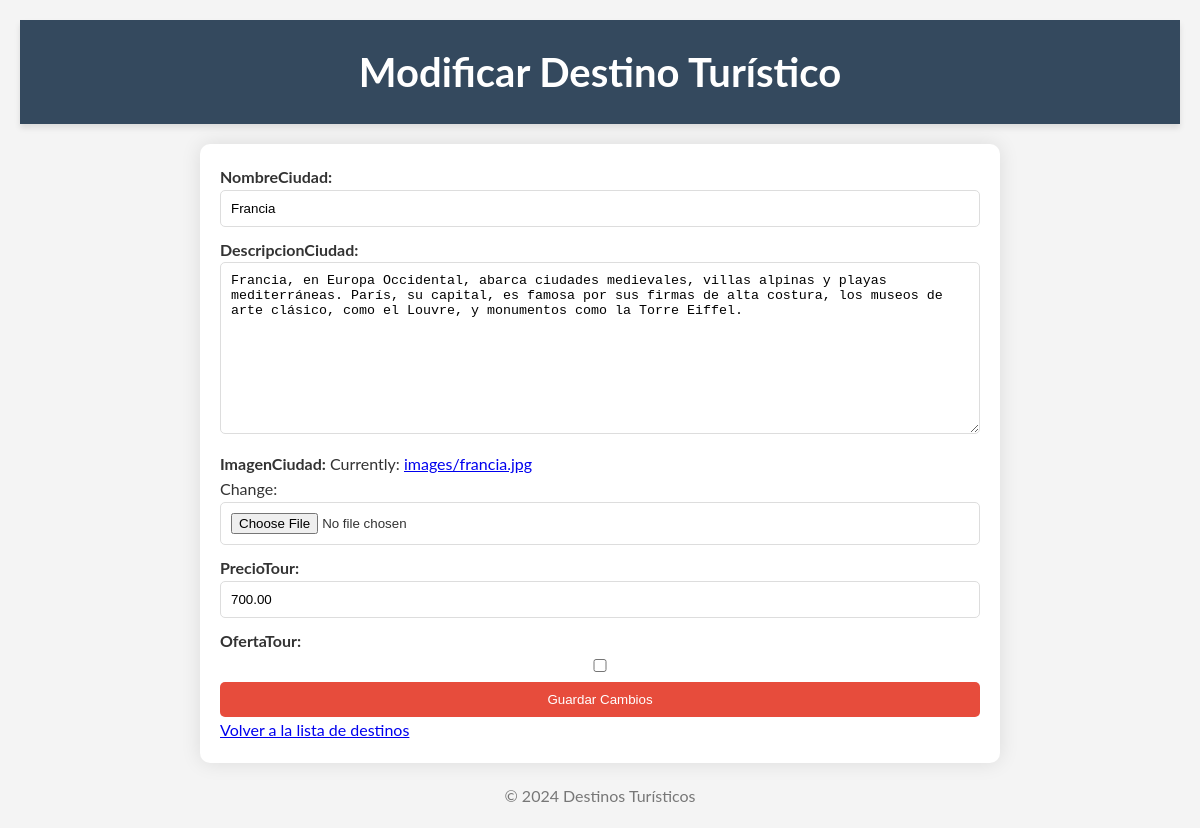
The app's page /modificar/2/ with its own data.
### destinos/models.py (models this page shows, shortened)
class DestinosTuristicos(models.Model):
    nombreCiudad = models.CharField(max_length=100)
    descripcionCiudad = models.TextField()
    imagenCiudad = models.ImageField(upload_to='images/')
    precioTour = models.DecimalField(max_digits=10, decimal_places=2)
    ofertaTour = models.BooleanField(default=False)

### destinos/views.py (the view)
# urls.py: path('modificar/<int:id>/', views.modificar_destino, name='modificar_destino'),
def modificar_destino(request, id):
    destino = DestinosTuristicos.objects.get(id=id)
    if request.method == "POST":
        form = DestinoForm(request.POST, request.FILES, instance=destino)
        if form.is_valid():
            form.save()
            return redirect('listar_destinos')
    else:
        form = DestinoForm(instance=destino)
    return render(request, 'destinos/modificar.html', {'form': form})

### destinos/forms.py
class DestinoForm(forms.ModelForm):
    class Meta:
        model = DestinosTuristicos
        fields = ['nombreCiudad', 'descripcionCiudad', 'imagenCiudad', 'precioTour', 'ofertaTour']

### destinos/templates/destinos/modificar.html (shortened to what this page needs)
<!DOCTYPE html>
<html>
<head>
    {% load static %}
    <link rel="stylesheet" type="text/css" href="{% static 'css/styles.css' %}">
</head>
<body>
    <header>
        <h1>Modificar Destino Turístico</h1>
    </header>
    <main>
        <form method="post" enctype="multipart/form-data">
            {{ form.as_p }}
            <button type="submit">Guardar Cambios</button>
        </form>
        <div class="text-center mt-20">
            <a href="{% url 'listar_destinos' %}">Volver a la lista de destinos</a>
        </div>
    </main>
    <footer>
        <p>&copy; 2024 Destinos Turísticos</p>
    </footer>
</body>
</html>

### destinos/static/css/styles.css (style rules this page uses)
* { margin: 0; padding: 0; box-sizing: border-box; }
body { font-family: 'Lato', sans-serif; background-color: #f4f4f4; color: #333; line-height: 1.6; padding: 20px; }
header { background-color: #34495e; color: #fff; padding: 20px 0; text-align: center; box-shadow: 0 4px 6px rgba(0, 0, 0, 0.1); }
header h1 { margin: 0; font-size: 2.5em; font-weight: 700; }
main { max-width: 800px; margin: 20px auto; padding: 20px; background: #fff; border-radius: 10px; box-shadow: 0 0 20px rgba(0, 0, 0, 0.1); }
form { display: flex; flex-direction: column; }
form label { margin-bottom: 5px; font-weight: bold; }
form input, form textarea, form select { margin-bottom: 10px; padding: 10px; border: 1px solid #ddd; border-radius: 5px; width: 100%; transition: border-color 0.3s ease; }
form button { padding: 10px 20px; background-color: #e74c3c; color: #fff; border: none; border-radius: 5px; cursor: pointer; transition: background-color 0.3s ease, transform 0.3s ease; }
footer { text-align: center; margin-top: 20px; color: #777; }

### records on screen
DestinosTuristicos: nombreCiudad "Francia", descripcionCiudad "Francia, en Europa Occidental, abarca ciudades medievales, villas alpinas y playas mediterráneas. París, su capital, es famosa por sus firmas de alta costura, los museos de arte clásico, como el Louvre, y monumentos como la Torre Eiffel.", precioTour "700.00"
